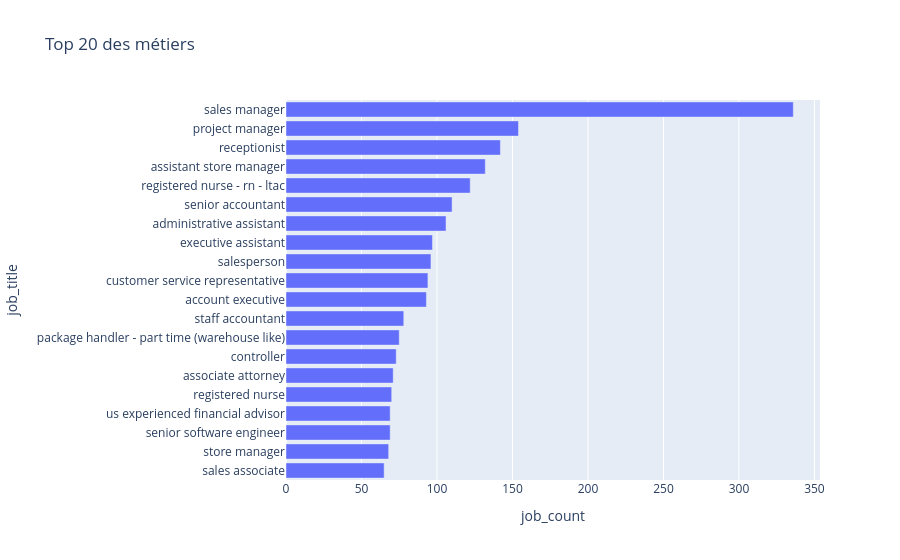

The code cell stored with this chart in its notebook:
### Code cell
fig = px.bar(
    top_jobs.sort_values("job_count"),
    x="job_count",
    y="job_title",
    orientation="h",
    title="Top 20 des métiers"
)

fig.show()

### Figure 1 — Plotly figure (JSON) as saved in the notebook; plotly's stock layout.template omitted (floating-point values rounded to 4 significant figures)
{"data": [{"hovertemplate": "job_count=%{x}<br>job_title=%{y}<extra></extra>", "legendgroup": "", "marker": {"color": "#636efa", "pattern": {"shape": ""}}, "name": "", "orientation": "h", "showlegend": false, "textposition": "auto", "type": "bar", "x": [65, 68, 69, 69, 70, 71, 73, 75, 78, 93, 94, 96, 97, 106, 110, 122, 132, 142, 154, 336], "xaxis": "x", "y": ["sales associate", "store manager", "senior software engineer", "us experienced financial advisor", "registered nurse", "associate attorney", "controller", "package handler - part time (warehouse like)", "staff accountant", "account executive", "customer service representative", "salesperson", "executive assistant", "administrative assistant", "senior accountant", "registered nurse - rn - ltac", "assistant store manager", "receptionist", "project manager", "sales manager"], "yaxis": "y"}], "layout": {"barmode": "relative", "legend": {"tracegroupgap": 0}, "title": {"text": "Top 20 des métiers"}, "xaxis": {"anchor": "y", "domain": [0, 1], "title": {"text": "job_count"}}, "yaxis": {"anchor": "x", "domain": [0, 1], "title": {"text": "job_title"}}}}
